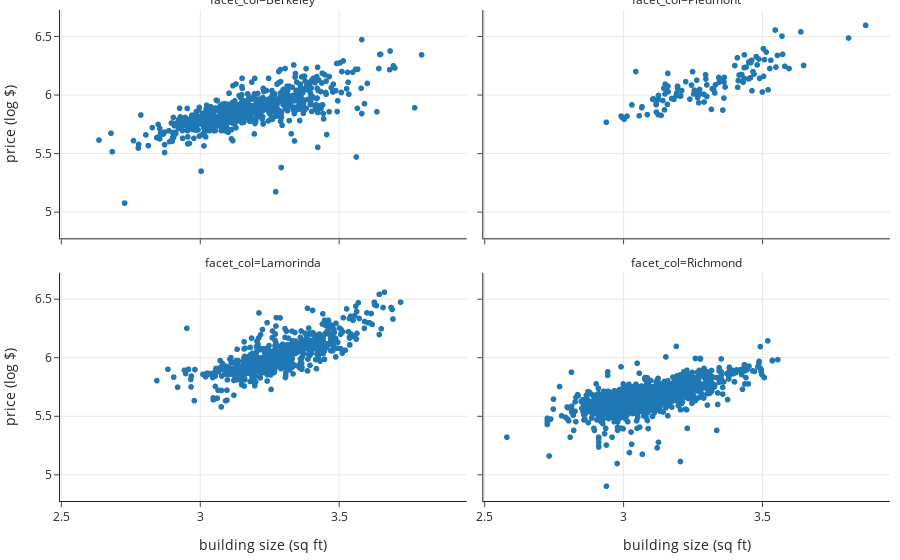

Notebook code for this chart:
### Markdown cell above
As expected from the box plots, the estimated sale price (in log $) depends on the city. But, if we know the size of the house as well as the city, we should have an even better model. We saw earlier that the simple log-log model that explains sale price by house size fits reasonably well so we expect that the city feature (as one-hot encoded variables) should further improve the model. 

Such a model looks like:

$$
y_i ~\approx~ \theta_1x_i +  \theta_B x_{i,B} ~+~ \theta_L x_{i,L} \\
~~~~~~~~~~ ~+~ \theta_P x_{i,P} ~+~ \theta_R x_{i,R}
$$

Notice that this model describes the relationship between log(price), which is represented as $y$ and log(size), which is represented as $x$, as linear with the same coefficient for log(size) for each city.
But, the intercept term depends on the city.

$$
\begin{aligned}
y_i ~&\approx~ \theta_1x_i +  \theta_B  ~~&\textrm{for houses in Berkeley} \\
y_i ~&\approx~ \theta_1x_i + \theta_L  ~~&\textrm{for houses in Lamorinda}\\
y_i ~&\approx~ \theta_1x_i + \theta_P  ~~&\textrm{for houses in Piedmont}\\
y_i ~&\approx~ \theta_1x_i + \theta_R  ~~&\textrm{for houses in Richmond}
\end{aligned}
$$

We make a facet of scatter plots, one for each city, to see if this relationship roughly holds.

### Code cell
fig = px.scatter(x=sfh['log_bsqft'], y=sfh['log_price'], 
                 facet_col=sfh['city'], facet_col_wrap=2,
                labels={
                     "y": "price (log $)",
                     "x": "building size (sq ft)"},)
fig

### Figure 1 — Plotly figure (JSON) as saved in the notebook; plotly's stock layout.template omitted (floating-point values rounded to 4 significant figures; data arrays with more than 128 entries replaced by an {"elided": "..."} marker saying what was removed)
{"data": [{"hovertemplate": "facet_col=Berkeley<br>building size (sq ft)=%{x}<br>price (log $)=%{y}<extra></extra>", "legendgroup": "", "marker": {"color": "#1F77B4", "symbol": "circle"}, "mode": "markers", "name": "", "showlegend": false, "type": "scattergl", "x": {"elided": "647 float values"}, "xaxis": "x3", "y": {"elided": "647 float values"}, "yaxis": "y3"}, {"hovertemplate": "facet_col=Piedmont<br>building size (sq ft)=%{x}<br>price (log $)=%{y}<extra></extra>", "legendgroup": "", "marker": {"color": "#1F77B4", "symbol": "circle"}, "mode": "markers", "name": "", "showlegend": false, "type": "scattergl", "x": [3.12, 3.522, 3.24, 3.142, 3.162, 3.464, 3.275, 3.298, 3.873, 3.458, 3.363, 3.196, 3.572, 3.429, 3.272, 3.432, 3.547, 3.246, 3.206, 3.29, 3.574, 3.161, 3.182, 3.367, 3.436, 3.332, 3.196, 3.359, 3.161, 3.268, 3.175, 3.207, 3.126, 3.159, 3.402, 3.582, 3.211, 3.436, 3.031, 3.265, 3.411, 2.993, 3.301, 3.452, 3.126, 3.014, 3.272, 3.272, 3.597, 3.532, 3.414, 3.488, 3.25, 3.106, 3.254, 3.151, 3.225, 3.509, 3.068, 3.344, 3.297, 3.109, 3.149, 3.15, 3.364, 3.326, 3.256, 3.459, 3.349, 3.191, 3.321, 3.412, 3.346, 3.436, 3.528, 3.318, 3.067, 3.363, 3.46, 3.64, 3.491, 3.471, 3.146, 3.463, 3.301, 3.506, 3.136, 3.058, 3.812, 3.193, 3.119, 3.119, 3.003, 3.65, 3.417, 3.467, 3.427, 3.501, 3.261, 3.087, 2.996, 3.505, 3.443, 3.045, 3.274, 3.127, 3.555, 3.55, 3.479, 3.515, 3.33, 3.451, 2.939, 3.15, 3.291, 3.119, 3.482], "xaxis": "x4", "y": [5.857, 6.047, 5.968, 5.957, 6.031, 6.04, 6.051, 6.141, 6.6, 6.151, 6.114, 6.063, 6.507, 6.121, 5.937, 6.114, 6.559, 6.089, 5.993, 6.011, 6.352, 6.079, 5.966, 6.072, 6.146, 6.09, 6.079, 5.875, 6.188, 5.982, 5.973, 5.996, 5.836, 5.923, 6.255, 6.249, 6.041, 6.347, 5.919, 6.13, 6.322, 5.823, 5.991, 6.286, 5.966, 5.823, 6.004, 6.004, 6.23, 6.301, 6.127, 6.312, 6.203, 5.968, 6.013, 6.097, 6.117, 6.306, 5.903, 6.154, 6.176, 5.971, 5.877, 6.064, 6.154, 6.047, 6.045, 6.279, 6.138, 5.998, 6.057, 6.07, 6.114, 6.238, 6.23, 5.881, 5.895, 5.978, 6.297, 6.544, 6.146, 6.183, 6.061, 6.3, 6.09, 6.163, 5.829, 5.826, 6.491, 6.021, 5.922, 5.922, 5.796, 6.256, 6.175, 6.203, 6.179, 6.029, 6.021, 5.836, 5.813, 6.4, 6.242, 6.204, 6.041, 6, 6.342, 6.243, 6.332, 6.371, 6.021, 6.141, 5.771, 6.013, 5.944, 5.94, 6.261], "yaxis": "y4"}, {"hovertemplate": "facet_col=Lamorinda<br>building size (sq ft)=%{x}<br>price (log $)=%{y}<extra></extra>", "legendgroup": "", "marker": {"color": "#1F77B4", "symbol": "circle"}, "mode": "markers", "name": "", "showlegend": false, "type": "scattergl", "x": {"elided": "569 float values"}, "xaxis": "x", "y": {"elided": "569 float values"}, "yaxis": "y"}, {"hovertemplate": "facet_col=Richmond<br>building size (sq ft)=%{x}<br>price (log $)=%{y}<extra></extra>", "legendgroup": "", "marker": {"color": "#1F77B4", "symbol": "circle"}, "mode": "markers", "name": "", "showlegend": false, "type": "scattergl", "x": {"elided": "1334 float values"}, "xaxis": "x2", "y": {"elided": "1334 float values"}, "yaxis": "y2"}], "layout": {"annotations": [{"font": {}, "showarrow": false, "text": "facet_col=Lamorinda", "x": 0.245, "xanchor": "center", "xref": "paper", "y": 0.465, "yanchor": "bottom", "yref": "paper"}, {"font": {}, "showarrow": false, "text": "facet_col=Richmond", "x": 0.755, "xanchor": "center", "xref": "paper", "y": 0.465, "yanchor": "bottom", "yref": "paper"}, {"font": {}, "showarrow": false, "text": "facet_col=Berkeley", "x": 0.245, "xanchor": "center", "xref": "paper", "y": 1.0, "yanchor": "bottom", "yref": "paper"}, {"font": {}, "showarrow": false, "text": "facet_col=Piedmont", "x": 0.755, "xanchor": "center", "xref": "paper", "y": 1.0, "yanchor": "bottom", "yref": "paper"}], "autosize": true, "legend": {"tracegroupgap": 0}, "xaxis": {"anchor": "y", "autorange": true, "domain": [0, 0.49], "range": [2.491, 3.963], "title": {"text": "building size (sq ft)"}, "type": "linear"}, "xaxis2": {"anchor": "y2", "autorange": true, "domain": [0.51, 1], "matches": "x", "range": [2.491, 3.963], "title": {"text": "building size (sq ft)"}, "type": "linear"}, "xaxis3": {"anchor": "y3", "autorange": true, "domain": [0, 0.49], "matches": "x", "range": [2.491, 3.963], "showticklabels": false, "type": "linear"}, "xaxis4": {"anchor": "y4", "autorange": true, "domain": [0.51, 1], "matches": "x", "range": [2.491, 3.963], "showticklabels": false, "type": "linear"}, "yaxis": {"anchor": "x", "autorange": true, "domain": [0, 0.465], "range": [4.747, 6.756], "title": {"text": "price (log $)"}, "type": "linear"}, "yaxis2": {"anchor": "x2", "autorange": true, "domain": [0, 0.465], "matches": "y", "range": [4.747, 6.756], "showticklabels": false, "type": "linear"}, "yaxis3": {"anchor": "x3", "autorange": true, "domain": [0.535, 1.0], "matches": "y", "range": [4.747, 6.756], "title": {"text": "price (log $)"}, "type": "linear"}, "yaxis4": {"anchor": "x4", "autorange": true, "domain": [0.535, 1.0], "matches": "y", "range": [4.747, 6.756], "showticklabels": false, "type": "linear"}}}
